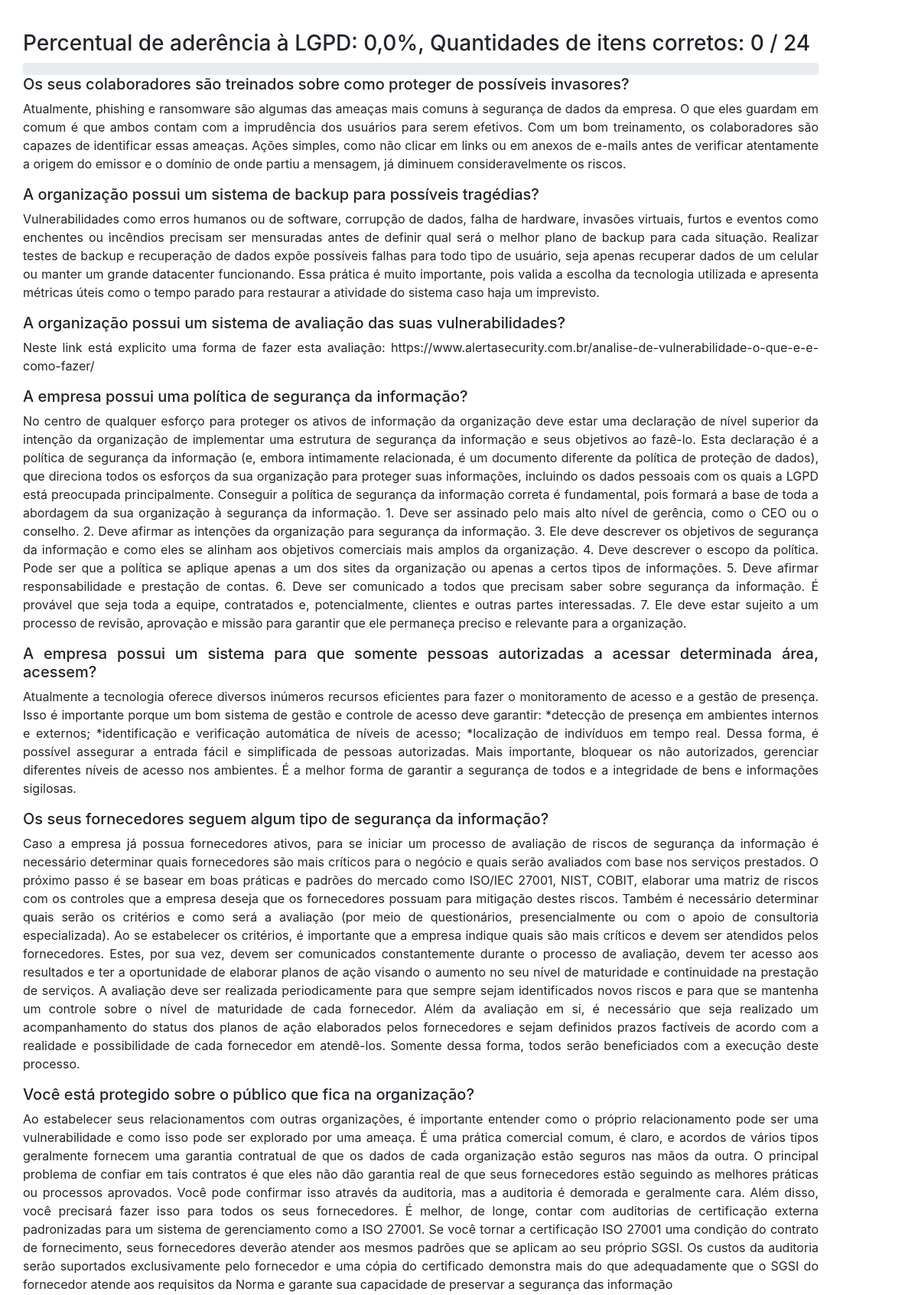
/resposta.php (upper part), run on the app's committed database.
### tables this page shows
CREATE TABLE `resposta` (
  `ID_PERGUNTA` int(11) NOT NULL,
  `PERGUNTA` text NOT NULL,
  `ID_RESPOSTA` int(11) NOT NULL,
  `RESPOSTA` text NOT NULL
);

### processar.php (called while the page is built)
<?php
$p1 = $_POST['p1'];
$p2 =$_POST['p2'];
$p3 =$_POST['p3'];
$p4 =$_POST['p4'];
$p5 =$_POST['p5'];
$p6 =$_POST['p6'];
$p7 =$_POST['p7'];
$p8 =$_POST['p8'];
$p9 =$_POST['p9'];
$p10 =$_POST['p10'];
$p11 =$_POST['p11'];
$p12 =$_POST['p12'];
$p13 =$_POST['p13'];
$p14 =$_POST['p14'];
$p15 =$_POST['p15'];
$p16 =$_POST['p16'];
$p17 =$_POST['p17'];
$p18 =$_POST['p18'];
$p19 =$_POST['p19'];
$p20 =$_POST['p20'];
$p21 =$_POST['p21'];
$p22 =$_POST['p22'];
$p23 =$_POST['p23'];
$p24 =$_POST['p24'];
$array[1] = $p1;
$array[2] = $p2;
$array[3] = $p3;
$array[4] = $p4;
$array[5] = $p5;
$array[6] = $p6;
$array[7] = $p7;
$array[8] = $p8;
$array[9] = $p9;
$array[10] = $p10;
$array[11] = $p11;
$array[12] = $p12;
$array[13] = $p13;
$array[14] = $p14;
$array[15] = $p15;
$array[16] = $p16;
$array[17] = $p17;
$array[18] = $p18;
$array[19] = $p19;
$array[20] = $p20;
$array[21] = $p21;
$array[22] = $p22;
$array[23] = $p23;
$array[24] = $p24;
?>

### resposta.php (the view, shortened to what this page needs)
<!DOCTYPE html>
<html lang="pt-br">
<head>
    <link href="css/resultado.css" rel="stylesheet" />
    <link href="css/bootstrap.min.css" rel="stylesheet" />
</head>
<body>
    <div class="col-lg-11" id="" >
    <br>
    <?php
        include("conexao.php");
        include("processar.php");
    for($i=0; $i<=sizeof($array);$i++){
        if($array[$i] == 1){
            $arrayCorreto[$i] = $array[$i];
        } elseif($array[$i] == 0){
            $arrayIncorreto[$i] = $array[$i];
        }
    }
    $correto = sizeof($arrayCorreto);
    $incorreto = sizeof($arrayIncorreto);
    $total = ($correto + $incorreto)-1;
    $porcentagem  = (($correto / $total) * 100);
    if(($porcentagem != 100) and (!is_nan($porcentagem))){
        echo '<div class="col-md-12"><h3 class="resposta"> Percentual de aderência à LGPD: '.number_format($porcentagem, 1, ",", "").'%, Quantidades de itens corretos: '.$correto.' / '.$total.' </h3>';
        if($porcentagem <=25){
            echo '<div class="progress">
                <div class="progress-bar progress-bar-striped bg-danger progress-bar-animated" role="progressbar" style="width: '.$porcentagem.'%" aria-valuenow="'.$porcentagem.'" aria-valuemin="0" aria-valuemax="100">'.number_format($porcentagem, 1, ",", "").'%</div>
                </div>';
        }elseif(($porcentagem >= 25) and ($porcentagem <= 50)){
            echo '<div class="progress">
                <div class="progress-bar progress-bar-striped bg-warning progress-bar-animated" role="progressbar" style="width: '.$porcentagem.'%" aria-valuenow="'.$porcentagem.'" aria-valuemin="0" aria-valuemax="100">'.number_format($porcentagem, 1, ",", "").'%</div>
                </div>';
        }elseif(($porcentagem >= 50) and ($porcentagem <= 75)){
            echo'<div class="progress">
                <div class="progress-bar progress-bar-striped bg-info progress-bar-animated" role="progressbar" style="width: '.$porcentagem.'%" aria-valuenow="'.$porcentagem.'" aria-valuemin="0" aria-valuemax="100">'.number_format($porcentagem, 1, ",", "").'%</div>
                </div>';
        }elseif(($porcentagem >= 75) and ($porcentagem <= 100)){
            echo'<div class="progress">
                <div class="progress-bar progress-bar-striped progress-bar-animated" role="progressbar" style="width: '.$porcentagem.'%" aria-valuenow="'.$porcentagem.'" aria-valuemin="0" aria-valuemax="100">'.number_format($porcentagem, 1, ",", "").'%</div>
                </div>';
        }
        echo '</div>';
    }
    for($x=0; $x<=sizeof($array);$x++){
        if($array[$x]==0){
            $query = "SELECT * FROM resposta WHERE ID_PERGUNTA = $x";
            $sql = mysqli_query($dbcon,$query);
            while($linha = $sql->fetch_array()){
            echo  ' <div class="col-md-12"><h5 class="pergunta">'.$linha['PERGUNTA'].'</h5>';
            echo '<p class="resposta">';
            echo $linha['RESPOSTA'];
            echo '</p></div> ';
        }
    }
}
    ?>
        <br>
    </div>
</body>
</html>

### css/resultado.css (style rules this page uses)
.pergunta { font-style: normal; text-align: justify; }
.resposta { text-align: justify; }

### data on the page
resposta: PERGUNTA "Os seus colaboradores são treinados sobre como proteger de possíveis invasores?", RESPOSTA "Atualmente, phishing e ransomware são algumas das ameaças mais comuns à segurança de dados da empresa. O que eles guardam em comum é que ambos contam com a imprudência dos usuários para serem efetivos. Com um bom treinamento, os colaboradores são capazes de identificar essas ameaças. Ações simples, como não clicar em links ou em anexos de e-mails antes de verificar atentamente a origem do emissor e o domínio de onde partiu a mensagem, já diminuem consideravelmente os riscos."
resposta: PERGUNTA "A organização possui um sistema de backup para possíveis tragédias?", RESPOSTA "Vulnerabilidades como erros humanos ou de software, corrupção de dados, falha de hardware, invasões virtuais, furtos e eventos como enchentes ou incêndios precisam ser mensuradas antes de definir qual será o melhor plano de backup para cada situação. Realizar testes de backup e recuperação de dados expõe possíveis falhas para todo tipo de usuário, seja apenas recuperar dados de um celular ou manter um grande datacenter funcionando. Essa prática é muito importante, pois valida a escolha da tecnologia utilizada e apresenta métricas úteis como o tempo parado para restaurar a atividade do sistema caso haja um imprevisto."
resposta: PERGUNTA "A organização possui um sistema de avaliação das suas vulnerabilidades?", RESPOSTA "Neste link está explicito uma forma de fazer esta avaliação: https://www.alertasecurity.com.br/analise-de-vulnerabilidade-o-que-e-e-como-fazer/"
resposta: PERGUNTA "A empresa possui uma política de segurança da informação?", RESPOSTA "No centro de qualquer esforço para proteger os ativos de informação da organização deve estar uma declaração de nível superior da intenção da organização de implementar uma estrutura de segurança da informação e seus objetivos ao fazê-lo. Esta declaração é a política de segurança da informação (e, embora intimamente relacionada, é um documento diferente da política de proteção de dados), que direciona todos os esforços da sua organização para proteger suas informações, incluindo os dados pessoais com os quais a LGPD está preocupada principalmente. Conseguir a política de segurança da informação correta é fundamental, pois formará a base de toda a abordagem da sua organização à segurança da…"
resposta: PERGUNTA "A empresa possui um sistema para que somente pessoas autorizadas a acessar determinada área, acessem?", RESPOSTA "Atualmente a tecnologia oferece diversos inúmeros recursos eficientes para fazer o monitoramento de acesso e a gestão de presença. Isso é importante porque um bom sistema de gestão e controle de acesso deve garantir: *detecção de presença em ambientes internos e externos; *identificação e verificação automática de níveis de acesso; *localização de indivíduos em tempo real. Dessa forma, é possível assegurar a entrada fácil e simplificada de pessoas autorizadas. Mais importante, bloquear os não autorizados, gerenciar diferentes níveis de acesso nos ambientes. É a melhor forma de garantir a segurança de todos e a integridade de bens e informações sigilosas."
resposta: PERGUNTA "Os seus fornecedores seguem algum tipo de segurança da informação?", RESPOSTA "Caso a empresa já possua fornecedores ativos, para se iniciar um processo de avaliação de riscos de segurança da informação é necessário determinar quais fornecedores são mais críticos para o negócio e quais serão avaliados com base nos serviços prestados. O próximo passo é se basear em boas práticas e padrões do mercado como ISO/IEC 27001, NIST, COBIT, elaborar uma matriz de riscos com os controles que a empresa deseja que os fornecedores possuam para mitigação destes riscos. Também é necessário determinar quais serão os critérios e como será a avaliação (por meio de questionários, presencialmente ou com o apoio de consultoria especializada). Ao se estabelecer os critérios, é importante…"
resposta: PERGUNTA "Você está protegido sobre o público que fica na organização?", RESPOSTA "Ao estabelecer seus relacionamentos com outras organizações, é importante entender como o próprio relacionamento pode ser uma vulnerabilidade e como isso pode ser explorado por uma ameaça. É uma prática comercial comum, é claro, e acordos de vários tipos geralmente fornecem uma garantia contratual de que os dados de cada organização estão seguros nas mãos da outra. O principal problema de confiar em tais contratos é que eles não dão garantia real de que seus fornecedores estão seguindo as melhores práticas ou processos aprovados. Você pode confirmar isso através da auditoria, mas a auditoria é demorada e geralmente cara. Além disso, você precisará fazer isso para todos os seus fornecedores.…"

### other printed values
$porcentagem "0,0"
$correto "0"
$total "24"
